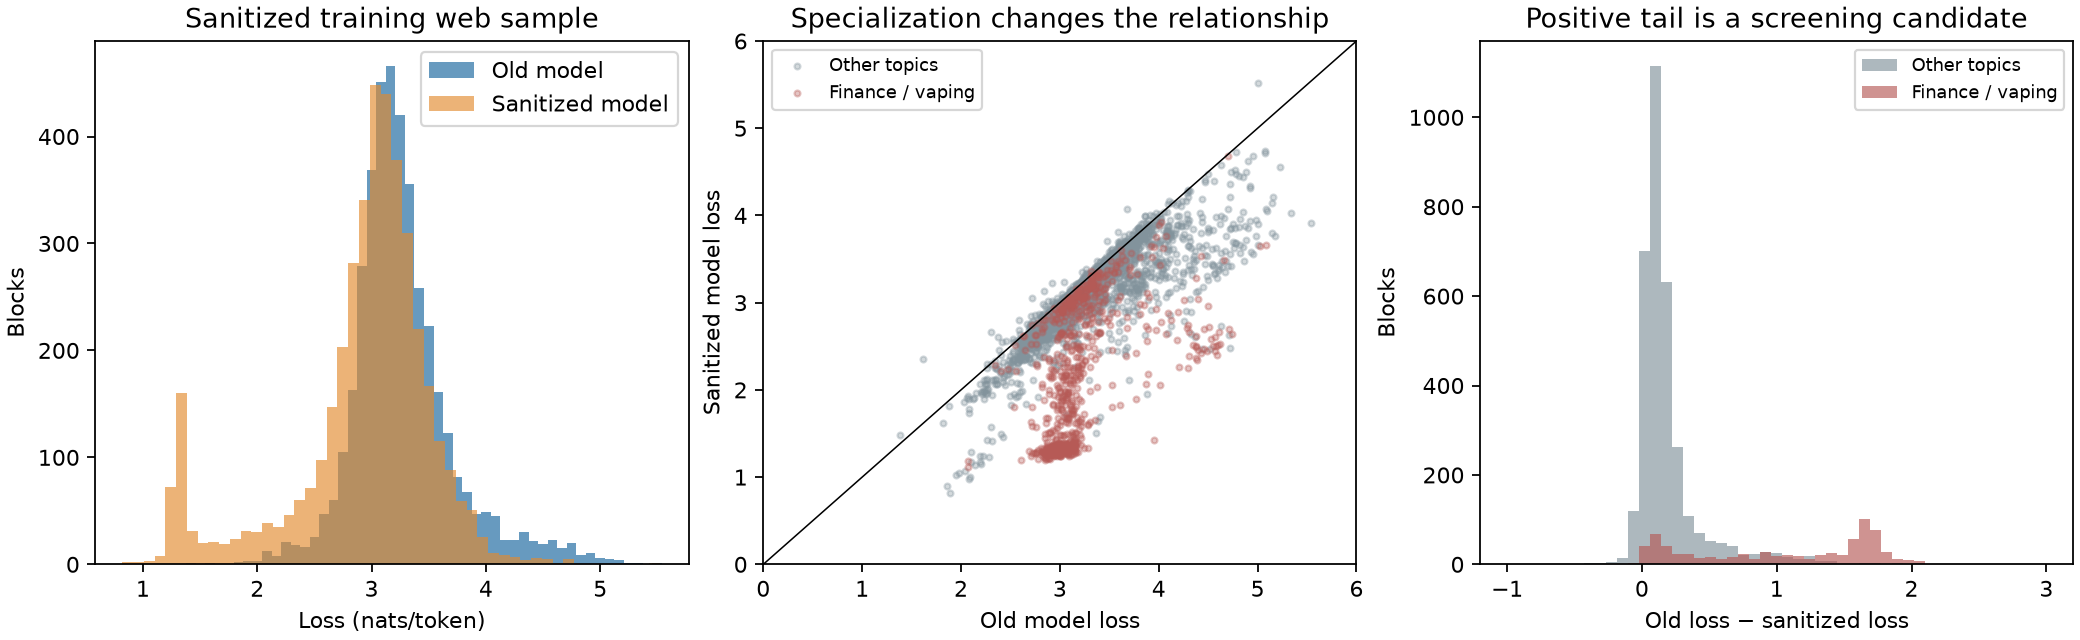

Recreate this plot in Python.
"""Screen a random web-training sample using old loss and paired loss differences.

This only scores and ranks text; it never edits dataset shards. A large positive
old-minus-sanitized loss measures corpus specialization, not quality by itself.
"""
from __future__ import annotations

import argparse
import json
import re
import time

import numpy as np
import torch
import torch.nn.functional as F

from analyze import ROOT, OUT, RAW, MODELS
from inspect_tokens import TokenArtifact, load_tokenizer
from cross_eval import load_model


def summarize(rows, args):
    import matplotlib
    matplotlib.use("Agg")
    import matplotlib.pyplot as plt

    old = np.array([r['old_loss'] for r in rows])
    new = np.array([r['sanitized_loss'] for r in rows])
    delta = old - new
    edges = np.unique(np.quantile(old, np.linspace(0, 1, args.baseline_bins + 1)))
    bins = np.clip(np.searchsorted(edges, old, side='right') - 1, 0, len(edges) - 2)
    centers = {i: float(np.median(delta[bins == i])) for i in np.unique(bins)}
    residual = delta - np.array([centers[i] for i in bins])
    for i,r in enumerate(rows):
        r['delta'] = float(delta[i])
        r['conditional_delta'] = float(residual[i])
    scores = {'old_loss': old, 'delta': delta, 'conditional_delta': residual}
    topics = np.array([bool(r['finance_or_vaping']) for r in rows])
    result = dict(settings=vars(args), blocks=len(rows), token_sample=len(rows)*args.sequence_length,
                  models={k: MODELS[k] for k in ['old', 'sanitized']},
                  dataset='artifacts/datasets/balanced_sanitized_v2_16k/train_balanced',
                  source='web', tokenizer='artifacts/tokenizers/production_16k/tokenizer.model',
                  mean_old_loss=float(old.mean()), mean_sanitized_loss=float(new.mean()),
                  quantiles={}, ranking={},
                  note='Topic flag includes legitimate text. Ranking enrichment is not detector precision.')
    for method,values in scores.items():
        result['quantiles'][method] = {str(q): float(np.quantile(values,q)) for q in [.01,.05,.5,.9,.95,.99]}
        order = np.argsort(-values, kind='stable')
        result['ranking'][method] = {}
        for fraction in [.01,.05,.10,.20]:
            n = max(1,round(len(rows)*fraction)); selected=order[:n]
            result['ranking'][method][str(fraction)] = dict(blocks=n, cutoff=float(values[selected[-1]]),
                finance_or_vaping_fraction=float(topics[selected].mean()),
                mean_old_loss=float(old[selected].mean()), mean_sanitized_loss=float(new[selected].mean()),
                mean_delta=float(delta[selected].mean()),
                fraction_of_total_positive_delta=float(np.maximum(delta[selected],0).sum()/np.maximum(delta,0).sum()))
    result['baseline_topic_fraction'] = float(topics.mean())
    # Save exact offsets and full text for manual review of distinct rankings.
    review=[]
    for method,values in scores.items():
        for rank,i in enumerate(np.argsort(-values,kind='stable')[:args.review_per_method],1):
            review.append(dict(method=method, rank=rank, **rows[int(i)]))
    random = np.random.default_rng(args.seed+1).choice(len(rows),size=args.review_per_method,replace=False)
    for rank,i in enumerate(random,1):review.append(dict(method='random',rank=rank,**rows[int(i)]))
    RAW.mkdir(parents=True,exist_ok=True)
    (RAW/'loss_filter_probe_blocks.json').write_text(json.dumps(rows,ensure_ascii=False,indent=2)+'\n')
    (RAW/'loss_filter_probe_review.json').write_text(json.dumps(review,ensure_ascii=False,indent=2)+'\n')
    (OUT/'loss_filter_probe.json').write_text(json.dumps(result,ensure_ascii=False,indent=2)+'\n')
    fig,axes=plt.subplots(1,3,figsize=(13,4),constrained_layout=True)
    axes[0].hist(old,bins=50,color='#3478aa',alpha=.75,label='Old model')
    axes[0].hist(new,bins=50,color='#e28a2f',alpha=.65,label='Sanitized model')
    axes[0].set_xlabel('Loss (nats/token)');axes[0].set_ylabel('Blocks');axes[0].legend()
    axes[0].set_title('Sanitized training web sample')
    for flag,color,label in [(False,'#82939c','Other topics'),(True,'#b65a56','Finance / vaping')]:
        axes[1].scatter(old[topics==flag],new[topics==flag],s=7,alpha=.35,color=color,label=label)
    axes[1].plot([0,6],[0,6],color='black',linewidth=.7)
    axes[1].set_xlim(0,6);axes[1].set_ylim(0,6);axes[1].set_xlabel('Old model loss');axes[1].set_ylabel('Sanitized model loss');axes[1].legend(fontsize=8)
    axes[1].set_title('Specialization changes the relationship')
    for flag,color,label in [(False,'#82939c','Other topics'),(True,'#b65a56','Finance / vaping')]:
        axes[2].hist(delta[topics==flag],bins=np.linspace(-1,3,50),color=color,alpha=.65,label=label)
    axes[2].set_xlabel('Old loss − sanitized loss');axes[2].set_ylabel('Blocks');axes[2].legend(fontsize=8)
    axes[2].set_title('Positive tail is a screening candidate')
    fig.savefig(OUT/'loss_filter_probe.png',dpi=160)
    print(json.dumps(result,indent=2),flush=True)


@torch.inference_mode()
def main():
    parser=argparse.ArgumentParser(description=__doc__)
    parser.add_argument('--blocks',type=int,required=True)
    parser.add_argument('--sequence-length',type=int,required=True)
    parser.add_argument('--batch-size',type=int,required=True)
    parser.add_argument('--seed',type=int,required=True)
    parser.add_argument('--baseline-bins',type=int,required=True)
    parser.add_argument('--review-per-method',type=int,required=True)
    parser.add_argument('--reuse',action='store_true')
    args=parser.parse_args()
    if args.reuse:
        rows=json.loads((RAW/'loss_filter_probe_blocks.json').read_text())
        if len(rows)!=args.blocks:raise ValueError('cached sample size differs')
        summarize(rows,args);return
    if not torch.cuda.is_available() or not torch.cuda.is_bf16_supported():raise RuntimeError('requires CUDA/BF16')
    torch.set_num_threads(4)
    artifact=TokenArtifact(ROOT/'artifacts/datasets/balanced_sanitized_v2_16k/train_balanced')
    tokenizer=load_tokenizer(ROOT/'artifacts/tokenizers/production_16k/tokenizer.model',artifact)
    web=next(r for r in artifact.ranges if r['source']=='web')
    count=(web['tokens']-1)//args.sequence_length
    offsets=web['start_token']+np.random.default_rng(args.seed).choice(count,size=args.blocks,replace=False)*args.sequence_length
    topic=re.compile(r'\b(?:prestit[oi]|finanziament[oi]|noipa)\b|cessione del quinto|sigarett[ae] elettronich[ae]',re.I)
    rows=[]
    for offset in offsets:
        text=tokenizer.decode(artifact.read(int(offset),args.sequence_length).tolist())
        rows.append(dict(start_token=int(offset),text=text,finance_or_vaping=bool(topic.search(text))))
    for label in ['old','sanitized']:
        model,checkpoint=load_model(MODELS[label],torch.device('cuda'))
        if args.sequence_length>checkpoint['hyperparameters']['SEQ_LEN']:raise ValueError('context exceeds model limit')
        started=time.monotonic()
        for left in range(0,len(rows),args.batch_size):
            batch=rows[left:left+args.batch_size]
            tokens=np.stack([artifact.read(r['start_token'],args.sequence_length+1) for r in batch]).astype(np.int64)
            ids=torch.from_numpy(tokens).to('cuda')
            with torch.autocast(device_type='cuda',dtype=torch.bfloat16):
                logits=model(ids[:,:-1])
                loss=F.cross_entropy(logits.reshape(-1,logits.shape[-1]),ids[:,1:].reshape(-1),reduction='none').view(len(batch),-1)
            for row,value in zip(batch,loss.mean(dim=1).cpu().tolist(),strict=True):row[label+'_loss']=value
            if left%(args.batch_size*100)==0:print(label,left,'/',len(rows),round(time.monotonic()-started),'seconds',flush=True)
        del model,checkpoint;torch.cuda.empty_cache()
    summarize(rows,args)


if __name__=='__main__':main()
